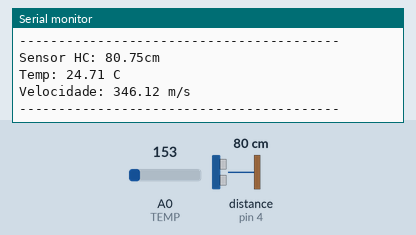
The sketch below on a simulated Arduino Uno, built with avr-gcc and run on an emulated ATmega328P. Parts: the last lines printed to the serial monitor. Wiring (inferred from the names in the program): ultrasonic range finder: trigger pin 5; echo pin 4. The inputs (shaded band) are chosen by the test bench; at power-on: distance to the obstacle (sensor on pin 4) 80 cm, A0 (TEMP) = 153. The echo pulse lasts 58.3 µs per cm.

Above: at 5.9 s.
6.0 s: distance to the obstacle (sensor on pin 4) set to 2 cm
12.1 s: A0 (TEMP) set to 165
At 16.1 s:
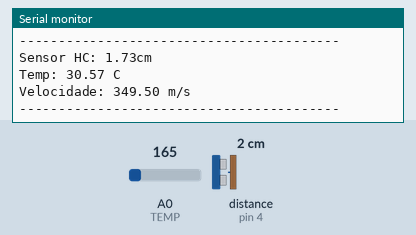
18.2 s: distance to the obstacle (sensor on pin 4) set to 4 cm
24.3 s: A0 (TEMP) set to 175
At 27.1 s:
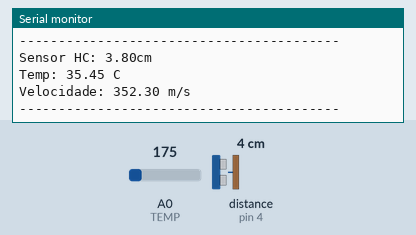
Timing chart, 0 to 28.6 s (numbered marks = the images above; inputs shaded):
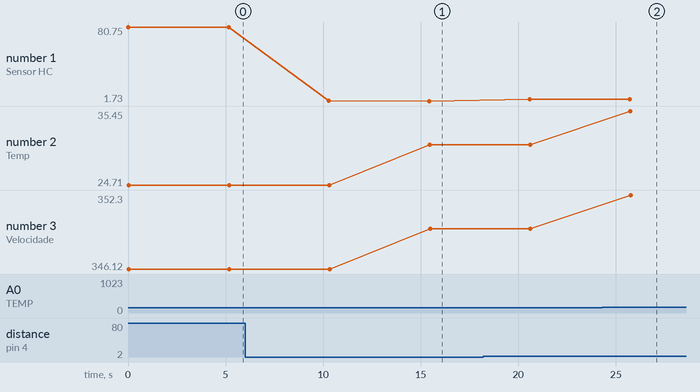

The sketch:

sketch.ino
```cpp
/*
  Caso esteja utilizando algum software de simulação, determine a temperatura do sensor em 20 graus para ter maior precisao
*/

// Pinos
#define ECHO 4
#define TRIG 5
#define TEMP A0

// Variaveis
double t, s, sensor, temp, tempC, vSom;

void setup()
{
  // Sensor HC
  pinMode(ECHO, INPUT); // Recebe uma onda
  pinMode(TRIG, OUTPUT); // Manda uma onda

  // Monitor serial
  Serial.begin(9600);
}

void loop()
{
  // Temperatura e Velocidade
  tempC = TempGrausC();
  vSom = VelocidadeDoSomNoAr(tempC);

  // Bloco de chamadas das funcoes
  s = SensorHC(vSom); // Chamada de funcao
  ImprimeNoMonitor(s, tempC, vSom); // Chamada de funcao

  delay(5000);
}

// Calcula a distancia para o sensor HC-SR04
double SensorHC(double vSom){
  digitalWrite(TRIG, 1); // Comeca a mandar a onde
  delayMicroseconds(10);
  digitalWrite(TRIG, 0); // Encerra o envio da onda
  t = pulseIn(ECHO, 1); // Captura o tempo de retorno da onda
  //s = t * 0,0017
  s = t * vSom* 100 / 1000000 / 2; // Calcula a distancia do objeto segundo o tempo
  return s; // Retorna distancia
}

// Bloco de impressao
void ImprimeNoMonitor(double s, double tempC, double vSom){
  Serial.print("Sensor HC: ");
  Serial.print(s);
  Serial.println("cm");
  Serial.println("");
  Serial.print("Temp: ");
  Serial.print(tempC);
  Serial.println(" C");
  Serial.println("");
  Serial.print("Velocidade: ");
  Serial.print(vSom);
  Serial.println(" m/s");
  Serial.println("-----------------------------------------");
  delay(100);
}

// Captação da temperatura
double TempGrausC(){
  temp = analogRead(TEMP);
  temp = (temp *5)/1024;
  tempC = (temp - 0.5)*100;
  return tempC;
}

// Calculo da velocidade do som no ambiente
double VelocidadeDoSomNoAr(double tempC){
 return 331.45 * pow((tempC + 273.15) / 273.15, 0.5);
}
```

Measured:
- after the input at 12.1 s, the serial monitor: prints a new line after 3.3 s (image 1)
- after the input at 24.3 s, the serial monitor: prints a new line after 1.4 s (image 2)
- plotted number 1: 80.75 → 2.04 after the input at 6.0 s, 2.04 → 1.73 after the input at 12.1 s, 1.73 → 3.77 after the input at 18.2 s, 3.77 → 3.8 after the input at 24.3 s
- plotted number 2: 24.71 → 30.57 after the input at 12.1 s, 30.57 → 35.45 after the input at 24.3 s
- plotted number 3: 346.12 → 349.5 after the input at 12.1 s, 349.5 → 352.3 after the input at 24.3 s
